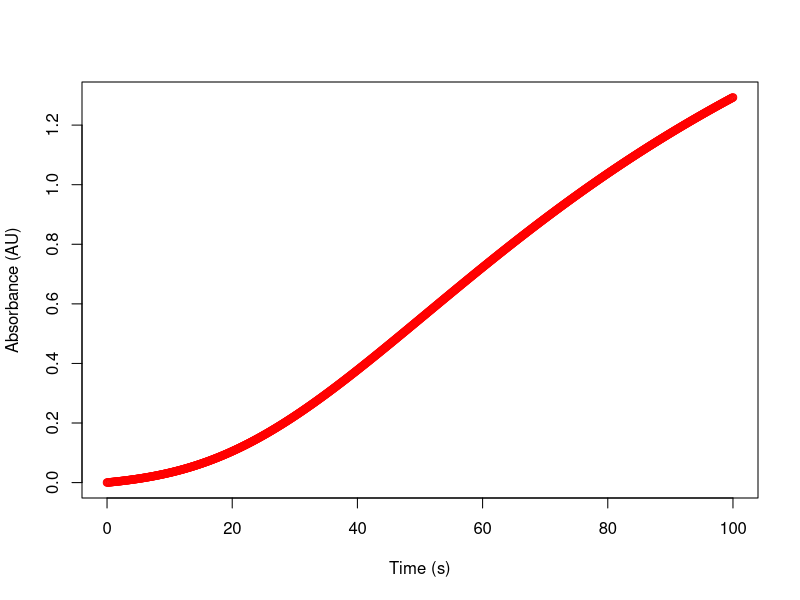

Write R code to recreate this figure.
#load file
data = read.csv(text="0
0.0002
0.0004018798299960004
0.0006056568139590739
0.0008113484409522651
0.0010189723666334015
0.0012285464144510844
0.0014400885765443994
0.0016536170143566507
0.0018691500589731954
0.0020867062111932116
0.0023063041413450146
0.002527962688854318
0.0027517008615746126
0.002977537834888621
0.003205492950589579
0.0034355857155508904
0.003667835800192499
0.003902263036752108
0.0041388874173692155
0.004377729091989701
0.004618808366098552
0.004862145698288095
0.0051077616976689475
0.005355677121130719
0.005605912870459299
0.005858489989317414
0.006113429660094992
0.006370753200635645
0.006630482060845478
0.006892637819190257
0.007157242179086788
0.007424316965194256
0.007693884119611072
0.00796596569798266
0.008240583865525472
0.008517760892972381
0.008797519152444408
0.009079881113253712
0.009364869337642547
0.009652506476462772
0.009942815264800448
0.010235818517549802
0.010531539124940844
0.010830000048024748
0.011131224314120917
0.011435235012229724
0.011742055288414578
0.01205170834115708
0.012364217416688696
0.01267960580430251
0.012997896831648295
0.01331911386001419
0.013643280279598108
0.013970419504771892
0.014300554969341201
0.014633710121803927
0.014969908420609962
0.015309173329424905
0.015651528312400367
0.01599699682945332
0.016345602331556918
0.016697368256045116
0.017052318021933337
0.017410475025257374
0.017771862634432582
0.018136504185635435
0.018504422978209322
0.018875642270096523
0.019250185273298134
0.019628075149363704
0.020009335004912206
0.02039398788718596
0.020782056779639117
0.02117356459756207
0.02156853418374327
0.021966988304169828
0.022368949643768097
0.022774440802185613
0.023183484289615492
0.023596102522664395
0.024012317820265226
0.024432152399635514
0.02485562837228249
0.025282767740055792
0.025713592391248617
0.02614812409674825
0.02658638450623669
0.02702839514444209
0.027474177407441822
0.027923752559017693
0.028377141727063997
0.028834365900048987
0.02929544592353026
0.029760402496724576
0.030229256169132607
0.030702027337218916
0.03117873624114778
0.031659402961574934
0.032144047416495784
0.0326326893581503
0.033125348369984785
0.03362204386367083
0.03412279507618165
0.03462762106692592
0.03513654071493929
0.03564957271613363
0.03616673558060424
0.03668804762999487
0.037213526994920816
0.03774319161244988
0.03827705922364134
0.03881514737114291
0.03935747339684544
0.03990405443959547
0.04045490743296554
0.04101004910308192
0.0415694959665099
0.0421332643281963
0.042701370279469075
0.04327382969609387
0.04385065823638717
0.04443187133938598
0.045017484223073764
0.04560751188266225
0.046201969088928985
0.04680087038661026
0.04740423009284915
0.04801206229569839
0.048624380852677535
0.04924119938938445
0.04986253129816039
0.050488389736808595
0.05111878762736583
0.051753737654926614
0.052393252266519655
0.05303734367003619
0.05368602383320966
0.05433930448264648
0.05499719710290729
0.05565971293563847
0.05632686297875319
0.0569986579856618
0.05767510846455101
0.05835622467771125
0.05904201664091204
0.05973249412282454
0.06042766664449111
0.0611275434788412
0.061832133650253106
0.06254144593416112
0.06325548885670759
0.06397427069443938
0.06469779947404808
0.0654260829721537
0.06615912871513112
0.06689694397897891
0.06763953578922988
0.0683869109209028
0.06913907589849522
0.06989603699601604
0.07065780023705799
0.07142437139490934
0.07219575599270392
0.07297195930360953
0.07375298635105365
0.0745388419089863
0.07532953050217929
0.07612505640656136
0.0769254236495888
0.0777306360106509
0.07854069702150955
0.07935560996677288
0.08017537788440196
0.08100000356625021
0.08182948955863513
0.08266383816294137
0.0835030514362553
0.08434713119202977
0.08519607900077918
0.08604989619080397
0.08690858384894408
0.08777214282136088
0.08864057371434715
0.08951387689516435
0.09039205249290683
0.09127510039939254
0.09216302027007948
0.09305581152500762
0.0939534733497656
0.09485600469648191
0.09576340428483975
0.0966756706031155
0.09759280190923975
0.09851479623188096
0.09944165137155091
0.1003733649017314
0.10130993417002221
0.10225135629930907
0.10319762818895188
0.10414874651599235
0.10510470773638061
0.10606550808622037
0.10703114358303215
0.10800161002703426
0.10897690300244077
0.10995701787877642
0.11094194981220752
0.11193169374688898
0.11292624441632655
0.11392559634475408
0.11492974384852532
0.11593868103751978
0.1169524018165623
0.11797089988685588
0.1189941687474274
0.12002220169658556
0.12105499183339133
0.12209253205913935
0.12313481507885123
0.12418183340277923
0.12523357934792062
0.1262900450395419
0.12735122241271304
0.1284171032138507
0.12948767900227037
0.13056294115174755
0.13164288085208647
0.13272748911069712
0.13381675675417964
0.13491067442991578
0.13600923260766729
0.1371124215811806
0.13822023146979773
0.13933265222007296
0.140449673607395
0.14157128523761406
0.1426974765486741
0.14382823681224918
0.14496355513538434
0.1461034204621401
0.14724782157524072
0.14839674709772546
0.1495501854946032
0.15070812507450937
0.15187055399136556
0.15303746024604112
0.15420883168801658
0.1553846560170487
0.1565649207848368
0.15774961339669016
0.15893872111319612
0.16013223105188867
0.16133013018891748
0.1625324053607167
0.16373904326567382
0.16495003046579773
0.16616535338838626
0.16738499832769288
0.16860895144659188
0.16983719877824272
0.17106972622775196
0.1723065195738342
0.17354756447047043
0.17479284644856424
0.1760423509175958
0.17729606316727262
0.1785539683691783
0.17981605157841726
0.18108229773525703
0.18235269166676654
0.18362721808845117
0.18490586160588385
0.18618860671633194
0.1874754378103806
0.188766339173551
0.19006129498791496
0.19136028933370397
0.19266330619091426
0.19397032944090647
0.1952813428680001
0.1965963301610632
0.19791527491509603
0.19923816063280964
0.20056497072619842
0.20189568851810724
0.20323029724379205
0.20456878005247492
0.20591112000889272
0.2072573000948391
0.20860730321070048
0.20996111217698532
0.21131870973584646
0.212680078552597
0.21404520121721904
0.2154140602458654
0.21678663808235432
0.21816291709965696
0.21954287960137725
0.22092650782322487
0.22231378393448015
0.22370469003945181
0.22509920817892676
0.22649732033161216
0.2278990084155697
0.22930425428964185
0.23071303975487034
0.23212534655590616
0.23354115638241166
0.23496045087045436
0.2363832116038927
0.23780942011575282
0.23923905788959765
0.24067210636088698
0.24210854691832934
0.24354836090522494
0.24499152962080042
0.24643803432153438
0.2478878562224746
0.2493409764985462
0.250797376285851
0.25225703668295835
0.25371993875218624
0.25518606352087425
0.2566553919826472
0.2581279050986698
0.2596035837988918
0.26108240898328505
0.2625643615230702
0.2640494222619354
0.2655375720172447
0.2670287915812386
0.26852306172222384
0.2700203631857551
0.27152067669580704
0.27302398295593683
0.274530262650438
0.2760394964454842
0.2775516649902642
0.27906674891810734
0.2805847288475999
0.2821055853836915
0.2836292991187928
0.2851558506338636
0.28668522049949124
0.2882173892769604
0.28975233751931284
0.2912900457723979
0.292830494575914
0.29437366446444013
0.2959195359684589
0.2974680896153692
0.2990193059304905
0.3005731654380568
0.3021296486622023
0.30368873612793695
0.30525040836211303
0.3068146458943825
0.3083814292581448
0.30995073899148584
0.31152255563810716
0.3130968597482462
0.31467363187958763
0.3162528525981647
0.31783450247925243
0.3194185621082505
0.3210050120815582
0.32259383300743927
0.32418500550687845
0.3257785102144283
0.3273743277790473
0.32897243886492933
0.3305728241523231
0.33217546433834394
0.33378034013777574
0.33538743228386425
0.3369967215291016
0.33860818864600195
0.34022181442786836
0.3418375796895508
0.34345546526819537
0.34507545202398504
0.3466975208408717
0.3483216526272993
0.3499478283169185
0.3515760288692931
0.3532062352705974
0.3548384285343054
0.35647258970187157
0.358108699843403
0.35974674005832324
0.361386691476028
0.3630285352565323
0.36467225259110936
0.3663178247029216
0.367965232847643
0.3696144583140736
0.37126548242474594
0.37291828653652326
0.37457285204118995
0.37622916036603354
0.3778871929744194
0.3795469313663573
0.38120835707905953
0.3828714516874926
0.38453619680491957
0.38620257408343606
0.3878705652144976
0.38954015192944014
0.39121131599999226
0.39288403923878035
0.39455830349982624
0.3962340906790373
0.3979113827146892
0.39959016158790095
0.40127040932310376
0.40295210798850123
0.40463523969652315
0.4063197866042722
0.4080057309139632
0.4096930548733554
0.41138174077617795
0.4130717709625481
0.41476312781938285
0.4164557937808032
0.41814975132853216
0.41984498299228584
0.4215414713501572
0.42323919902899426
0.42493814870477054
0.42663830310294965
0.42833964499884325
0.4300421572179621
0.4317458226363611
0.43345062418097813
0.4351565448299657
0.4368635676130171
0.43857167561168636
0.4402808519597011
0.4419910798432705
0.4437023425013859
0.44541462322611647
0.44712790536289826
0.44884217231081713
0.4505574075228865
0.4522735945063185
0.4539907168227898
0.4557087580887015
0.4574277019754331
0.45914753220959126
0.4608682325732526
0.46258978690420116
0.46431217909616
0.4660353930990177
0.46775941291904916
0.4694842226191313
0.4712098063189531
0.47293614819522056
0.4746632324818566
0.47639104347019506
0.4781195655091706
0.4798487830055026
0.48157868042387453
0.48330924228710803
0.48504045317633215
0.48677229773114783
0.48850476064978715
0.4902378266892682
0.49197148066554464
0.49370570745365117
0.4954404919878437
0.49717581926173526
0.4989116743284273
0.5006480423006363
0.5023849083508157
0.5041222577112741
0.5058600756742879
0.507598347592211
0.5093370588775784
0.5110761950032073
0.512815741502293
0.5145556839685003
0.5162960080560517
0.5180366994798107
0.5197777440153616
0.5215191274990845
0.5232608358282274
0.5250028549609729
0.5267451709165032
0.5284877697750583
0.5302306376779934
0.53197376082783
0.5337171254883049
0.5354607179844151
0.5372045247024583
0.5389485320900711
0.5406927266562624
0.5424370949714441
0.5441816236674577
0.545926299437598
0.5476711090366329
0.5494160392808201
0.5511610770479205
0.5529062092772081
0.5546514229694769
0.5563967051870438
0.5581420430537495
0.5598874237549559
0.5616328345375394
0.5633782627098824
0.5651236956418613
0.5668691207648308
0.5686145255716066
0.5703598976164442
0.5721052245150151
0.57385049394438
0.575595693642959
0.5773408114105
0.579085835108043
0.5808307526578828
0.5825755520435278
0.5843202213096581
0.5860647485620787
0.5878091219676713
0.5895533297543443
0.5912973602109781
0.593041201687371
0.5947848425941791
0.5965282714028566
0.5982714766455925
0.6000144469152457
0.6017571708652761
0.6034996372096755
0.6052418347228945
0.6069837522397692
0.6087253786554434
0.6104667029252897
0.6122077140648293
0.6139484011496485
0.615688753315313
0.6174287597572815
0.6191684097308158
0.62090769255089
0.6226465975920971
0.6243851142885539
0.6261232321338044
0.6278609406807198
0.6295982295413995
0.631335088387067
0.6330715069479664
0.6348074750132562
0.6365429824309015
0.6382780191075642
0.6400125750084924
0.6417466401574069
0.6434802046363874
0.6452132585857562
0.64694579220396
0.6486777957474517
0.6504092595305692
0.6521401739254129
0.6538705293617231
0.6556003163267534
0.6573295253651454
0.6590581470788004
0.6607861721267501
0.6625135912250253
0.6642403951465252
0.6659665747208834
0.6676921208343329
0.6694170244295714
0.671141276505623
0.6728648681177014
0.674587790377069
0.6763100344508969
0.6780315915621237
0.6797524529893118
0.6814726100665038
0.6831920541830772
0.6849107767835987
0.6866287693676768
0.6883460234898134
0.6900625307592552
0.691778282839843
0.6934932714498607
0.695207488361884
0.6969209254026261
0.698633574452785
0.7003454274468884
0.7020564763731382
0.7037667132732535
0.7054761302423143
0.7071847194286027
0.7088924730334447
0.7105993833110499
0.7123054425683518
0.7140106431648464
0.7157149775124304
0.7174184380752389
0.719121017369482
0.7208227079632813
0.7225235024765053
0.7242233935806042
0.7259223739984444
0.7276204365041423
0.7293175739228968
0.7310137791308229
0.7327090450547826
0.7344033646722179
0.7360967310109797
0.7377891371491604
0.7394805762149227
0.7411710413863292
0.742860525891172
0.7445490230068009
0.7462365260599519
0.7479230284265749
0.7496085235316607
0.7512930048490691
0.7529764659013544
0.7546589002595924
0.7563403015432062
0.7580206634197921
0.7596999796049443
0.7613782438620804
0.7630554500022664
0.7647315918840402
0.7664066634132369
0.7680806585428125
0.7697535712726669
0.7714253956494681
0.7730961257664755
0.7747657557633624
0.7764342798260397
0.778101692186478
0.7797679871225301
0.7814331589577542
0.783097202061235
0.7847601108474067
0.7864218797758747
0.7880825033512373
0.7897419761229079
0.7914002926849362
0.7930574476758303
0.7947134357783778
0.7963682517194679
0.7980218902699119
0.7996743462442657
0.8013256145006503
0.8029756899405733
0.8046245675087511
0.8062722421929287
0.8079187090237026
0.8095639630743412
0.8112079994606063
0.812850813340575
0.8144923999144607
0.8161327544244349
0.8177718721544487
0.8194097484300544
0.8210463786182273
0.8226817581271875
0.8243158824062218
0.825948746945506
0.8275803472759266
0.8292106789689032
0.8308397376362111
0.8324675189298034
0.8340940185416342
0.835719232203481
0.8373431556867674
0.8389657848023873
0.8405871154005267
0.8422071433704883
0.8438258646405147
0.8454432751776124
0.8470593709873759
0.8486741481138113
0.8502876026391616
0.8518997306837308
0.8535105284057094
0.8551199920009986
0.8567281177030367
0.8583349017826235
0.8599403405477474
0.8615444303434105
0.8631471675514556
0.8647485485903923
0.8663485699152242
0.867947228017276
0.8695445194240208
0.8711404406989083
0.8727349884411919
0.8743281592857579
0.8759199499029536
0.8775103569984165
0.879099377312903
0.8806870076221188
0.882273244736548
0.8838580855012832
0.8854415267958571
0.8870235655340717
0.888604198663831
0.8901834231669714
0.8917612360590945
0.8933376343893984
0.8949126152405109
0.896486175728322
0.8980583130018176
0.899629024242913
0.9011983066662865
0.9027661575192144
0.9043325740814054
0.9058975536648362
0.9074610936135861
0.9090231913036738
0.9105838441428935
0.9121430495706515
0.913700805057803
0.9152571081064904
0.9168119562499801
0.9183653470525018
0.9199172781090867
0.921467747045407
0.9230167515176146
0.9245642892121824
0.926110357845743
0.9276549551649315
0.9291980789462246
0.9307397269957841
0.9322798971492978
0.9338185872718224
0.9353557952576267
0.9368915190300344
0.9384257565412688
0.939958505772296
0.9414897647326705
0.94301953146038
0.9445478040216909
0.9460745805109949
0.9475998590506545
0.9491236377908512
0.9506459149094322
0.9521666886117581
0.9536859571305518
0.9552037187257472
0.956719971684338
0.9582347143202278
0.9597479449740807
0.9612596620131708
0.962769863831235
0.9642785488483228
0.9657857155106496
0.967291362290449
0.9687954876858256
0.9702980902206089
0.9717991684442064
0.9732987209314593
0.9747967462824967
0.9762932431225908
0.9777882101020137
0.9792816458958924
0.9807735492040673
0.9822639187509485
0.9837527532853736
0.9852400515804665
0.9867258124334961
0.9882100346657354
0.9896927171223214
0.9911738586721155
0.992653458207564
0.9941315146445595
0.9956080269223029
0.9970829940031649
0.9985564148725498
1.0000282885387577
1.0014986140328492
1.0029673904085086
1.0044346167419091
1.0059002921315783
1.0073644156982635
1.008826986584798
1.0102880039559676
1.0117474669983786
1.0132053749203238
1.0146617269516527
1.0161165223436388
1.017569760368849
1.0190214403210138
1.020471561514897
1.0219201232861663
1.0233671249912648
1.0248125660072827
1.0262564457318286
1.0276987635829034
1.0291395189987724
1.03057871143784
1.0320163403785223
1.0334524053191236
1.0348869057777097
1.0363198412919852
1.0377512114191683
1.0391810157358683
1.0406092538379619
1.0420359253404718
1.043461029877444
1.044884567101827
1.04630653668535
1.0477269383184036
1.0491457717099189
1.050563036587249
1.051978732696049
1.0533928598001592
1.0548054176814845
1.05621640613988
1.057625824993032
1.0590336740763417
1.0604399532428102
1.0618446623629219
1.0632478013245303
1.0646493700327437
1.0660493684098094
1.067447796395002
1.06884465394451
1.0702399410313224
1.0716336576451173
1.0730258037921505
1.0744163794951438
1.075805384793174
1.077192819741564
1.0785786844117717
1.0799629788912828
1.081345703283499
1.0827268577076332
1.0841064422985989
1.0854844572069045
1.0868609025985463
1.0882357786549015
1.089609085572623
1.0909808235635339
1.092350992854522
1.0937195936874364
1.0950866263189822
1.0964520910206188
1.0978159880784544
1.0991783177931462
1.1005390804797959
1.1018982764678493
1.1032559061009957
1.1046119697370653
1.1059664677479306
1.107319400519406
1.1086707684511485
1.1100205719565595
1.1113688114626847
1.112715487410118
1.1140606002529032
1.1154041504584367
1.1167461385073716
1.118086564893521
1.119425430123763
1.1207627347179445
1.1220984792087874
1.1234326641417933
1.124765290075151
1.1260963575796414
1.1274258672385462
1.1287538196475537
1.1300802154146683
1.1314050551601178
1.1327283395162622
1.134050069127504
1.1353702446501965
1.1366888667525545
1.1380059361145651
1.1393214534278986
1.140635419395819
1.1419478347330978
1.1432587001659236
1.1445680164318177
1.1458757842795448
1.1471820044690282
1.148486677771263
1.149789804968231
1.1510913868528139
1.1523914242287119
1.1536899179103561
1.1549868687228264
1.156282277501767
1.1575761450933044
1.158868472353964
1.1601592601505883
1.161448509360255
1.1627362208701943
1.164022395577711
1.1653070343901004
1.1665901382245711
1.1678717080081626
1.1691517446776685
1.1704302491795553
1.1717072224698855
1.1729826655142384
1.174256579287633
1.17552896477445
1.1767998229683563
1.1780691548722264
1.1793369614980675
1.1806032438669438
1.1818680030089008
1.1831312399628904
1.184392955776696
1.1856531515068587
1.186911828218604
1.1881689869857666
1.1894246288907198
1.1906787550243012
1.1919313664857403
1.1931824643825875
1.1944320498306424
1.1956801239538826
1.1969266878843923
1.1981717427622929
1.1994152897356725
1.2006573299605163
1.2018978646006375
1.2031368948276078
1.2043744218206904
1.2056104467667699
1.2068449708602857
1.2080779953031644
1.209309521304753
1.210539550081751
1.211768082858146
1.212995120865146
1.2142206653411145
1.2154447175315053
1.2166672786887975
1.217888350072431
1.219107932948742
1.2203260285909
1.2215426382788428
1.2227577632992153
1.2239714049453045
1.2251835645169795
1.2263942433206267
1.2276034426690907
1.2288111638816108
1.2300174082837612
1.2312221772073895
1.2324254719905567
1.2336272939774768
1.234827644518458
1.2360265249698419
1.2372239366939448
1.2384198810590006
1.2396143594390998
1.2408073732141331
1.2419989237697338
1.2431890124972191
1.244377640793534
1.2455648100611945
1.2467505217082306
1.2479347771481306
1.2491175777997854
1.2502989250874323
1.2514788204406007
1.2526572652940569
1.253834261087749
1.255009809266754
1.256183911281222
1.2573565685863248
1.2585277826422
1.2596975549139011
1.260865886871342
1.262032779989246
1.2631982357470934
1.2643622556290703
1.265524841124016
1.2666859937253734
1.267845714931136
1.269004006243799
1.270160869170309
1.2713163052220129
1.2724703159146091
1.273622902768098
1.274774067306732
1.2759238110589686
1.2770721355574197
1.2782190423388047
1.2793645329439018
1.2805086089175017
1.2816512718083581
1.2827925231691422
1.2839323645563951
1.2850707975304823
1.2862078236555456
1.287343444499459
1.2884776616337814
1.2896104766337126
1.2907418910780473
1.29187190654913
1.2930005246328107")
times <- seq(from=0, to=100, by=0.1)

maximum <- max(data)

png(filename = "beers.png");
plot(times, data[,1], col=hsv(0, 1, 1), ylim=c(0, maximum), xlab="Time (s)", ylab="Absorbance (AU)")

dev.off()
